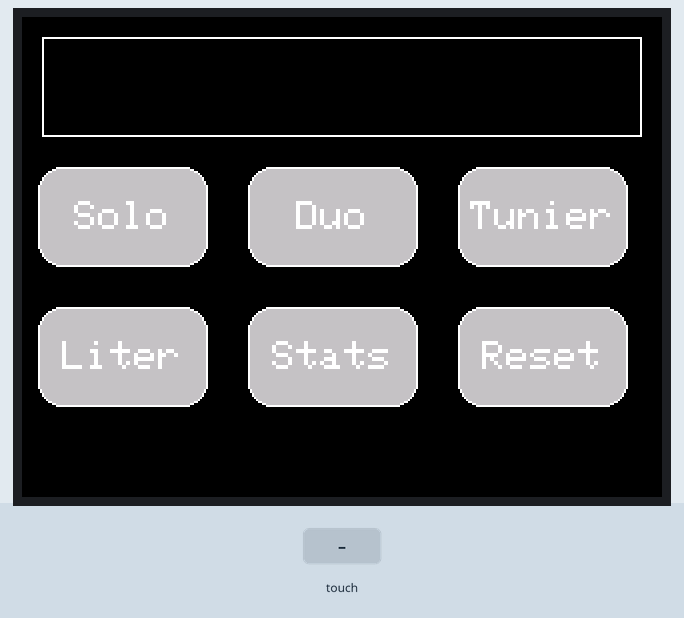
Recording of a sketch running on a simulated Arduino Mega 2560, built with avr-gcc and run on an emulated ATmega2560. Parts: 320×240 colour display. The inputs (shaded band) are chosen by the test bench. What the sketch prints to the serial monitor is not drawn.

Above: at 1.5 s.
1.6 s: touch panel pressed at 62 % / 10 % of its raw x / y range
At 2.1 s:
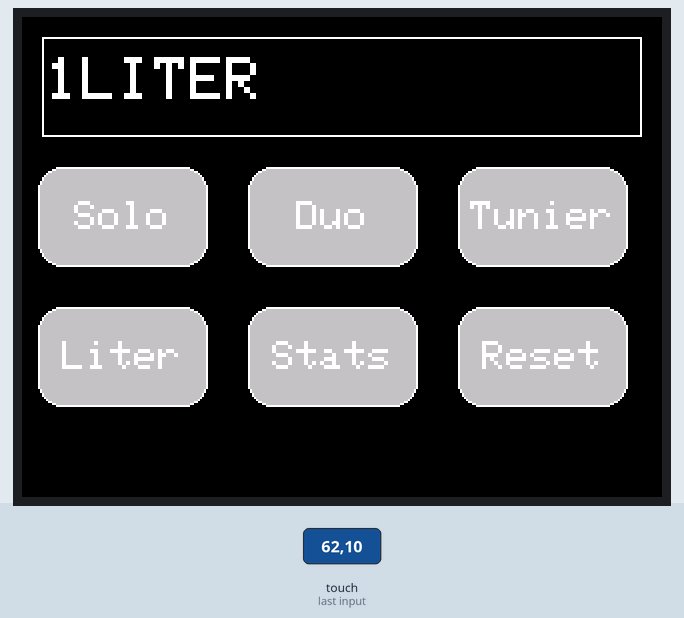
3.2 s: touch panel pressed at 38 % / 10 % of its raw x / y range
At 3.28 s:
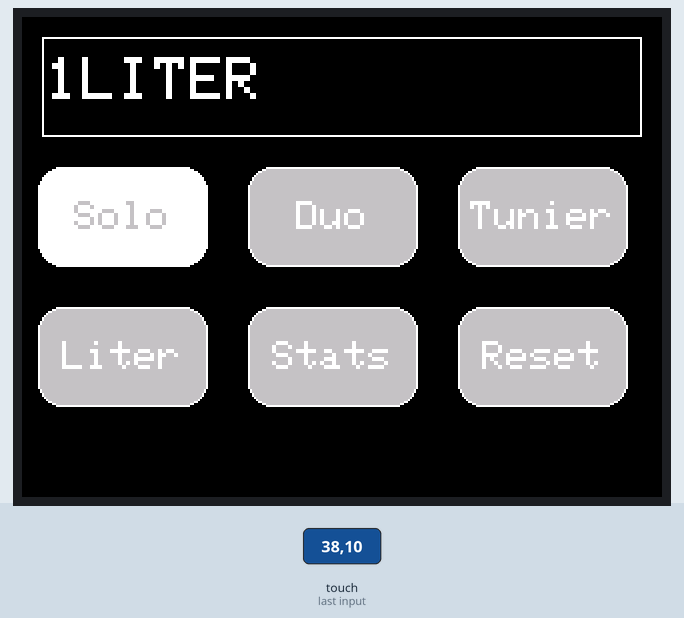
4.8 s: touch panel pressed at 38 % / 50 % of its raw x / y range
At 4.88 s:
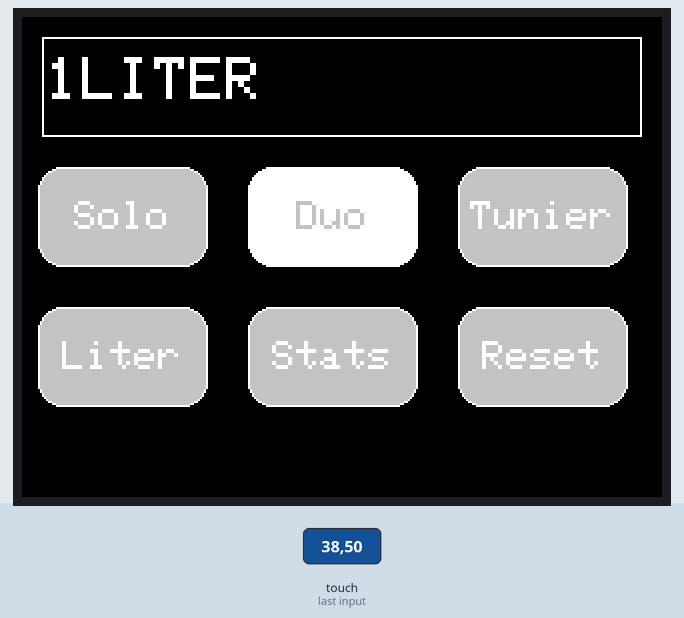
6.4 s: touch panel pressed at 38 % / 70 % of its raw x / y range
At 6.48 s:
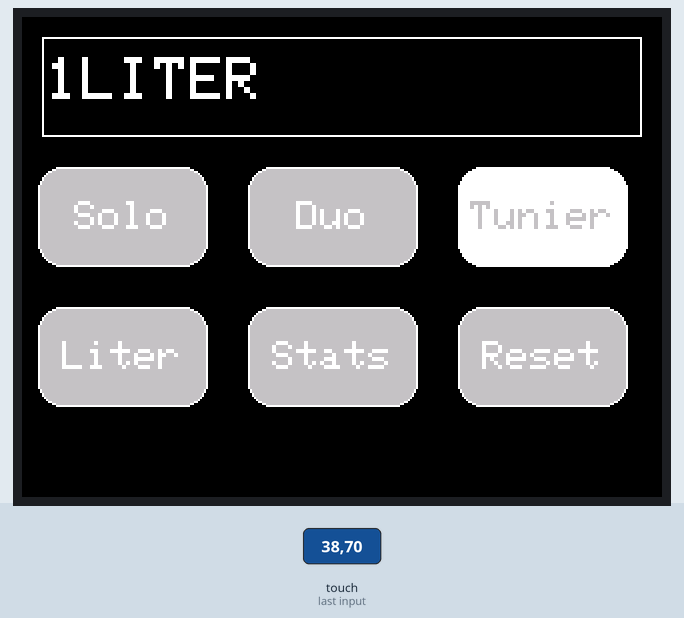
8.0 s: touch panel pressed at 62 % / 70 % of its raw x / y range
At 8.09 s:
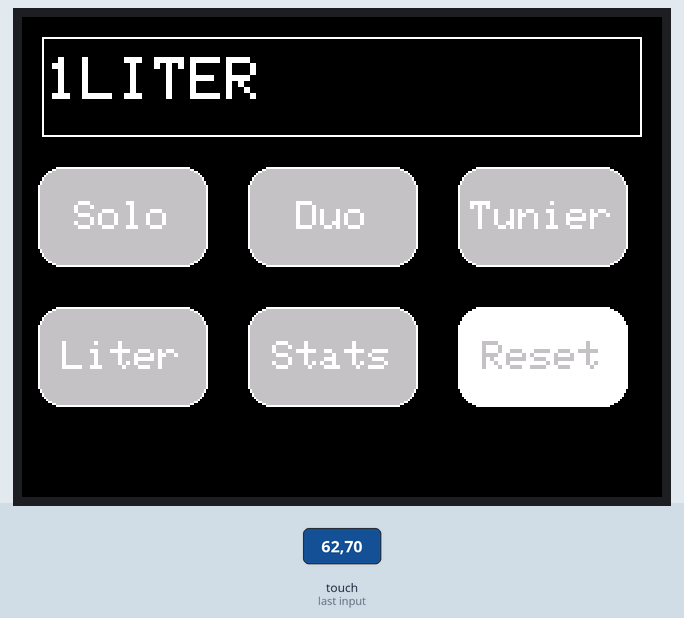
9.6 s: touch panel pressed at 62 % / 50 % of its raw x / y range
At 9.69 s:
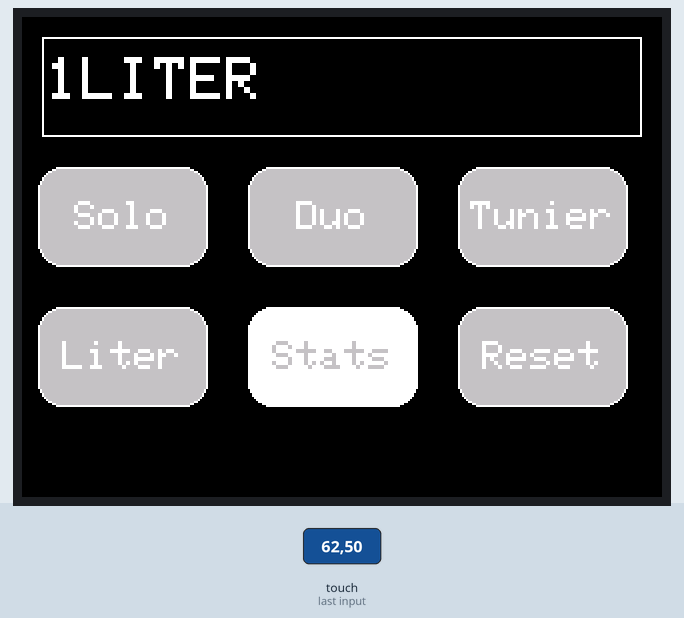
Timing chart, 0 to 12.2 s (numbered marks = the images above; inputs shaded):
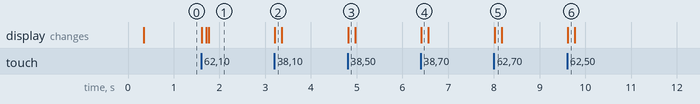

Measured:
- after the input at 1.6 s, the display: first changes at once (image 1 shows a later state)
- after the input at 3.2 s, the display: changes at once (image 2)
- after the input at 4.8 s, the display: changes at once (image 3)
- after the input at 6.4 s, the display: changes at once (image 4)
- after the input at 8.0 s, the display: changes at once (image 5)
- after the input at 9.6 s, the display: changes at once (image 6)

The sketch:

phonecal.ino
```cpp
#include <Elegoo_GFX.h>    // Core graphics library
#include <Elegoo_TFTLCD.h> // Hardware-specific library
#include <TouchScreen.h>

// The control pins for the LCD can be assigned to any digital or
// analog pins...but we'll use the analog pins as this allows us to
// double up the pins with the touch screen (see the TFT paint example).
#define LCD_CS A3 // Chip Select goes to Analog 3
#define LCD_CD A2 // Command/Data goes to Analog 2
#define LCD_WR A1 // LCD Write goes to Analog 1
#define LCD_RD A0 // LCD Read goes to Analog 0

#define LCD_RESET A4 // Can alternately just connect to Arduino's reset pin

/****************** Colors */
#define	BLACK   0x0000
#define	BLUE    0x001F
#define	RED     0xF800
#define	GREEN   0x07E0
#define CYAN    0x07FF
#define MAGENTA 0xF81F
#define YELLOW  0xFFE0
#define WHITE   0xFFFF
#define ILI9341_LIGHTGREY   0xC618
#define ILI9341_DARKGREY    0x7BEF

/******************* UI details */
#define BUTTON_X 50
#define BUTTON_Y 100
#define BUTTON_W 85
#define BUTTON_H 50
#define BUTTON_SPACING_X 20
#define BUTTON_SPACING_Y 20
#define BUTTON_TEXTSIZE 2

#define TEXT_X 10
#define TEXT_Y 10
#define TEXT_W 300
#define TEXT_H 50
#define TEXT_TSIZE 3
#define TEXT_TCOLOR WHITE
#define TEXT_LEN 12
char textfield[TEXT_LEN+1] = "";
uint8_t textfield_i=0;

#define YP A3  // must be an analog pin, use "An" notation!
#define XM A2  // must be an analog pin, use "An" notation!
#define YM 9   // can be a digital pin
#define XP 8   // can be a digital pin

#define P1_FUELSTAND A12
#define P2_FUELSTAND A13

//Touch For New ILI9341 TP
#define TS_MINX 100
#define TS_MAXX 920

#define TS_MINY 120
#define TS_MAXY 900

Elegoo_TFTLCD tft(LCD_CS, LCD_CD, LCD_WR, LCD_RD, LCD_RESET);
TouchScreen ts = TouchScreen(XP, YP, XM, YM, 300);

Elegoo_GFX_Button buttons[15];

char buttonlabels[6][10] = {"Solo", "Duo", "Tunier", "Liter", "Stats", "Reset"};
uint16_t buttoncolors[6] = { ILI9341_LIGHTGREY,ILI9341_LIGHTGREY,ILI9341_LIGHTGREY,ILI9341_LIGHTGREY,ILI9341_LIGHTGREY,ILI9341_LIGHTGREY };

void setup(void) {
  Serial.begin(9600);
  Serial.println(F("TFT LCD test"));

#ifdef USE_Elegoo_SHIELD_PINOUT
  Serial.println(F("Using Elegoo 2.8\" TFT Arduino Shield Pinout"));
#else
  Serial.println(F("Using Elegoo 2.8\" TFT Breakout Board Pinout"));
#endif

  Serial.print("TFT size is "); Serial.print(tft.width()); Serial.print("x"); Serial.println(tft.height());


  tft.reset();

  uint16_t identifier = tft.readID();
  if(identifier == 0x9325) {
    Serial.println(F("Found ILI9325 LCD driver"));
  } else if(identifier == 0x9328) {
    Serial.println(F("Found ILI9328 LCD driver"));
  } else if(identifier == 0x4535) {
    Serial.println(F("Found LGDP4535 LCD driver"));
  }else if(identifier == 0x7575) {
    Serial.println(F("Found HX8347G LCD driver"));
  } else if(identifier == 0x9341) {
    Serial.println(F("Found ILI9341 LCD driver"));
  } else if(identifier == 0x8357) {
    Serial.println(F("Found HX8357D LCD driver"));
  } else if(identifier==0x0101)
  {
      identifier=0x9341;
       Serial.println(F("Found 0x9341 LCD driver"));
  }else {
    Serial.print(F("Unknown LCD driver chip: "));
    Serial.println(identifier, HEX);
    Serial.println(F("If using the Elegoo 2.8\" TFT Arduino shield, the line:"));
    Serial.println(F("  #define USE_Elegoo_SHIELD_PINOUT"));
    Serial.println(F("should appear in the library header (Elegoo_TFT.h)."));
    Serial.println(F("If using the breakout board, it should NOT be #defined!"));
    Serial.println(F("Also if using the breakout, double-check that all wiring"));
    Serial.println(F("matches the tutorial."));
    identifier=0x9341;

  }

  tft.begin(identifier);
  tft.setRotation(3);
  tft.fillScreen(BLACK);

  // create buttons
  for (uint8_t row=0; row<2; row++) {
    for (uint8_t col=0; col<3; col++) {
      buttons[col + row*3].initButton(&tft, BUTTON_X+col*(BUTTON_W+BUTTON_SPACING_X),
                 BUTTON_Y+row*(BUTTON_H+BUTTON_SPACING_Y),    // x, y, w, h, outline, fill, text
                  BUTTON_W, BUTTON_H, WHITE, buttoncolors[col+row*3], WHITE,
                  buttonlabels[col + row*3], BUTTON_TEXTSIZE);
      buttons[col + row*3].drawButton();
    }
  }

  // create 'text field'
  tft.drawRect(TEXT_X, TEXT_Y, TEXT_W, TEXT_H, WHITE);

}


#define MINPRESSURE 10
#define MAXPRESSURE 1000

//--------------------------------------------------------------------------------------------------------------------------------------------------------
/*
struct FUELSTAND {
  float P1;
  float P2;
};


void readFuelstand() {
  FUELSTAND = { analogRead(P1_FUELSTAND), analogRead(P2_FUELSTAND) };
};
*/

int currentState = -1;
bool stateDirty = false;

void tftRead() {
    digitalWrite(13, HIGH);
  TSPoint p = ts.getPoint();
  digitalWrite(13, LOW);

  pinMode(XM, OUTPUT);
  pinMode(YP, OUTPUT);

   // Locates the pressurepoint on the ts
   if (p.z > MINPRESSURE && p.z < MAXPRESSURE) {
    // scale from 0->1023 to tft.width
    p.x = (tft.height()- map(p.x, TS_MINY, TS_MAXY, tft.height(), 0));
    p.y = (tft.width()- map(p.y, TS_MINX, TS_MAXX, tft.width(), 0));
   }

  // gets hold of witch Button was pressed
  for (uint8_t b=0; b<6; b++) {
    if (buttons[b].contains(p.y, p.x)) {
      //Serial.print("Pressing: "); Serial.println(b);
      buttons[b].press(true);  // tell the button it is pressed
    } else {
      buttons[b].press(false);  // tell the button it is NOT pressed
    }
  }

  //redraws Button
  for (uint8_t b=0; b<6; b++) {
    if (buttons[b].justReleased()) {
      buttons[b].drawButton();
    }

    if (buttons[b].justPressed()) {
        buttons[b].drawButton(true);

      currentState = b;
      stateDirty = true;
      delay(100); // UI debouncing
    }
  }
}

void tftWrite() {
  // update the current text field
  Serial.println(textfield);
  tft.setCursor(TEXT_X + 2, TEXT_Y+10);
  tft.setTextColor(TEXT_TCOLOR, BLACK);
  tft.setTextSize(TEXT_TSIZE);
  tft.print(textfield);
}

void stateCheck() {
  switch(currentState) {
    case(0):
          {

          break;
          }
          case(1):
          {
          break;
          }
          case(2):
          {
          break;
          }
          case(3):
          {
            textfield[0] = '1';
            textfield[1] = 'L';
            textfield[2] = 'I';
            textfield[3] = 'T';
            textfield[4] = 'E';
            textfield[5] = 'R';
            break;
          }
          case(4):
          {
          break;
          }
          case(5):
          {
            //reset or TurnOff
          break;
          }
  }
}

void loop(void) {
  tftRead();
  stateCheck();
  if (stateDirty) {
    tftWrite();
  }
}
```
